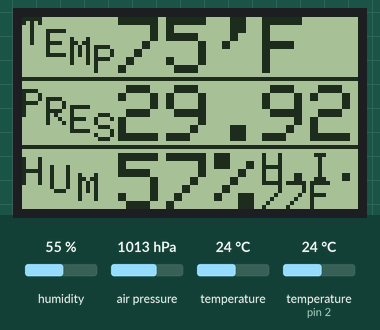
Simulated run of this sketch. Board: Arduino Uno, built with avr-gcc and run on an emulated ATmega328P. Parts: 84×48 one-colour display. Wiring (inferred from the names in the program): DHT22 sensor: data pin 2. The inputs (shaded band) are chosen by the test bench; at power-on: humidity 55 %, air pressure 1013 hPa, temperature 24 °C, temperature (sensor on pin 2) 24 °C.

Above: at 9.4 s.
9.5 s: humidity set to 22 %
At 18.2 s:
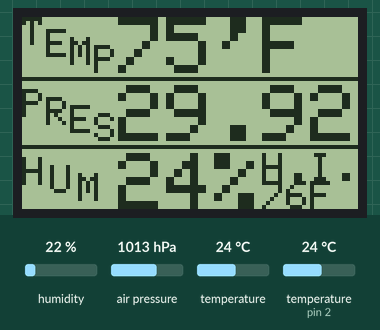
18.5 s: air pressure set to 952 hPa
At 25.6 s:
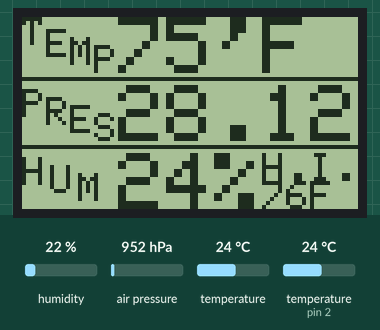
26.9 s: temperature (sensor 0) set to 12 °C
At 34.0 s:
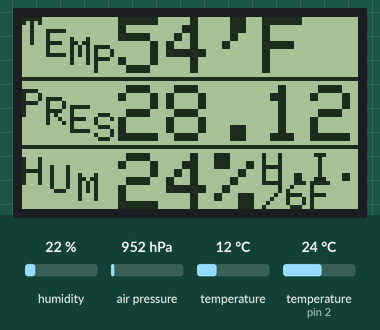
35.3 s: temperature (sensor on pin 2) set to 19 °C
At 42.4 s:
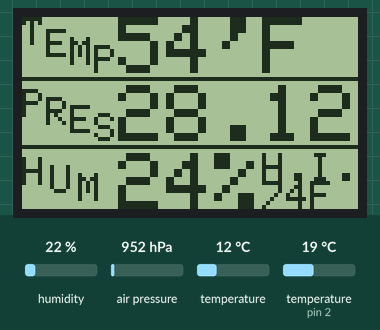
43.7 s: humidity set to 40 %
At 50.9 s:
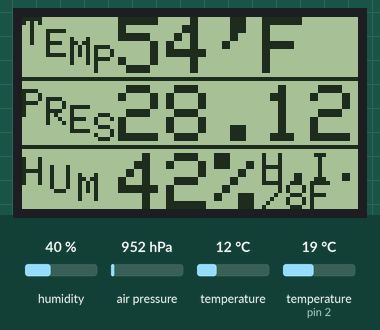
52.1 s: air pressure set to 975 hPa
At 59.3 s:
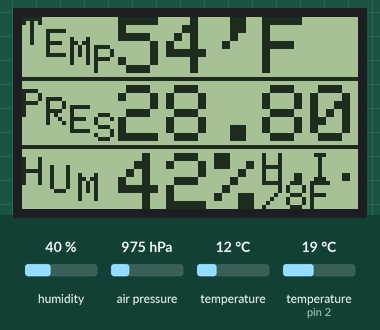
Timing chart, 0 to 60.8 s (numbered marks = the images above; inputs shaded):
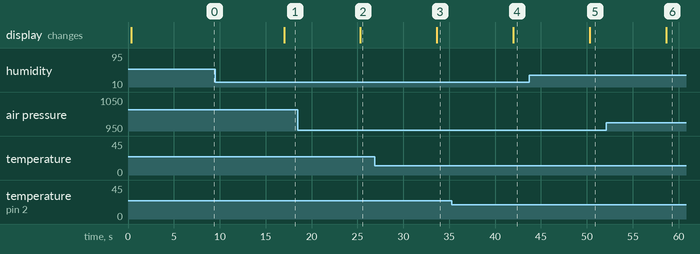

Measured:
- after the input at 9.5 s, the display: changes after 7.5 s (image 1)
- after the input at 18.5 s, the display: changes after 6.8 s (image 2)
- after the input at 26.9 s, the display: changes after 6.8 s (image 3)
- after the input at 35.3 s, the display: changes after 6.7 s (image 4)
- after the input at 43.7 s, the display: changes after 6.6 s (image 5)
- after the input at 52.1 s, the display: changes after 6.5 s (image 6)

The sketch:

display_bmp180_v1_2.ino
```cpp
#include <SPI.h>
#include "Adafruit_GFX.h"
#include "Adafruit_PCD8544.h"
#include <SFE_BMP180.h>
#include <Wire.h>
#include "LowPower.h"
#include "DHT.h"

//GFX, DHT & PCD8544 can be found in adafruits github.
//SFE_BMP180 can be found on Sparkfun's github.


// Software SPI (slower updates, more flexible pin options):
// pin 7 - Serial clock out (SCLK)
// pin 6 - Serial data out (DIN)
// pin 5 - Data/Command select (D/C)
// pin 4 - LCD chip select (CS)
// pin 3 - LCD reset (RST)
Adafruit_PCD8544 display = Adafruit_PCD8544(7, 6, 5, 4, 3);

SFE_BMP180 pressure;

//#define ALTITUDE 15.0 //  Altitude at location
#define DHTPIN 2
#define DHTTYPE DHT22

DHT dht(DHTPIN, DHTTYPE);

void setup()
{

Serial.begin(9600);

  // Initalize the BMP180 Sensor
  if (pressure.begin())

    dht.begin();
    display.begin();
  // init done

  // you can change the contrast around to adapt the display
  // for the best viewing!
  display.setContrast(57);
  display.clearDisplay();   // clears the screen and buffer

}


void loop() {

  // Reading temperature or humidity takes about 250 milliseconds!
  // Sensor readings may also be up to 2 seconds 'old' (its a very slow sensor)
  int h = dht.readHumidity();
  // Read temperature as Celsius
  int t = dht.readTemperature();
  // Read temperature as Fahrenheit
  int f = dht.readTemperature(true);

  // Compute heat index
  // Must send in temp in Fahrenheit!
  int hi = dht.computeHeatIndex(f, h);


  //  Display Names On Left Side Of Display And Horizontal Lines
  display.clearDisplay();
  display.setTextSize(1);
  display.setCursor(0,0);
  display.print("T");
  display.setCursor(6,3);
  display.print("E");
  display.setCursor(12,5);
  display.print("M");
  display.setCursor(18,7);
  display.print("P");
  display.setCursor(0,18);
  display.print("P");
  display.setCursor(6,20);
  display.print("R");
  display.setCursor(12,22);
  display.print("E");
  display.setCursor(18,24);
  display.print("S");
  display.setCursor(0,35);
  display.print("H");
  display.setCursor(7,37);
  display.print("U");
  display.setCursor(14,39);
  display.print("M");
  display.drawLine(0,15,84,15,1);
  display.drawLine(0,32,84,32,1);


  char status;
  double T,P,p0,a;

  // Loop here getting pressure readings every 10 seconds.
  // Start a temperature measurement:
  // If request is successful, the number of ms to wait is returned.
  // If request is unsuccessful, 0 is returned.

  status = pressure.startTemperature();
  if (status != 0)
  {
    // Wait for the measurement to complete:
    delay(status);

    // Retrieve the completed temperature measurement:
    // Note that the measurement is stored in the variable T.
    // Function returns 1 if successful, 0 if failure.

    status = pressure.getTemperature(T);
    if (status != 0)
    {

      // Print out the measurement:
      display.setCursor(24,0);
      display.setTextSize(2);
      display.print((9.0/5.0)*T+32.0,0);
      display.print("'F");

      // Start a pressure measurement:
      // The parameter is the oversampling setting, from 0 to 3 (highest res, longest wait).
      // If request is successful, the number of ms to wait is returned.
      // If request is unsuccessful, 0 is returned.

      status = pressure.startPressure(3);
      if (status != 0)
      {
        // Wait for the measurement to complete:
        delay(status);

        // Retrieve the completed pressure measurement:
        // Note that the measurement is stored in the variable P.
        // Note also that the function requires the previous temperature measurement (T).
        // (If temperature is stable, you can do one temperature measurement for a number of pressure measurements.)
        // Function returns 1 if successful, 0 if failure.

        status = pressure.getPressure(P,T);
        if (status != 0)
        {
          // Print out the measurement:
          display.setCursor(24,17);
          display.print(P*0.0295333727,2);
          display.setCursor(24,34);
          display.print(h+2);
          display.print("%");
          display.setTextSize(1);
          display.setCursor(60,34);
          display.print("H.I.");
          display.setCursor(60,41);
          display.print(hi);
          display.print("F");
          display.display();
        }
        else Serial.println("error retrieving pressure measurement\n");
      }
      else Serial.println("error starting pressure measurement\n");
    }
    else Serial.println("error retrieving temperature measurement\n");
  }
  else Serial.println("error starting temperature measurement\n");

    // sleep mode code

    // Enter power down state for 8 s with ADC and BOD module disabled
    LowPower.powerDown(SLEEP_8S, ADC_OFF, BOD_OFF);

}
```
